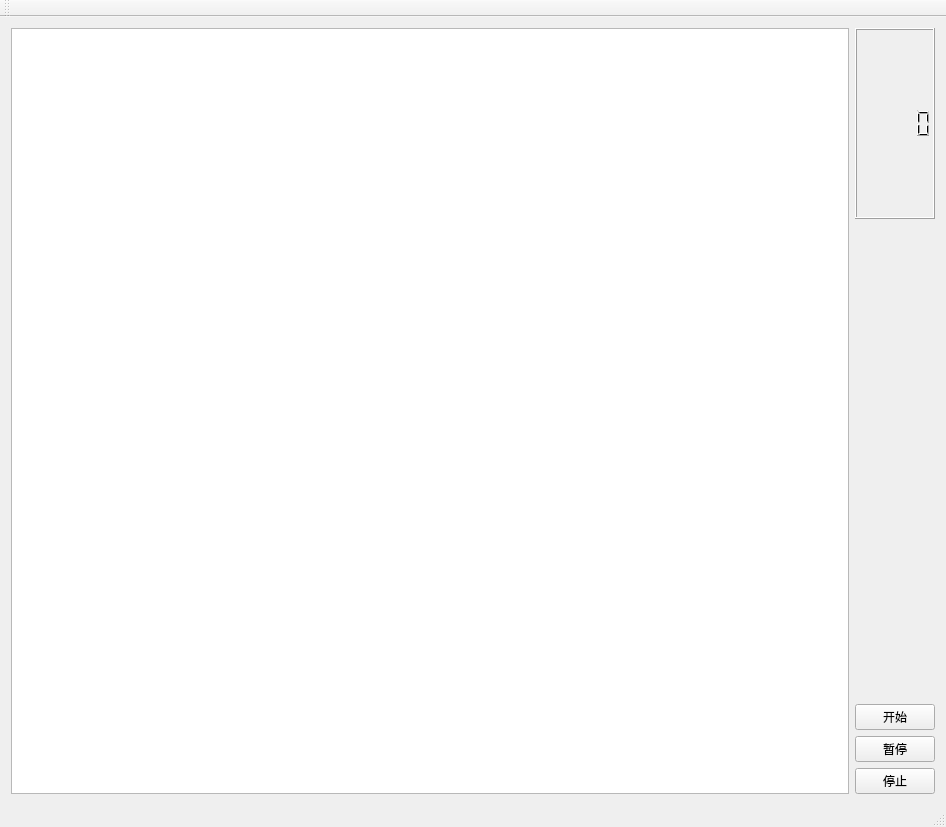
<?xml version="1.0" encoding="UTF-8"?>
<ui version="4.0">
 <class>MainWindow</class>
 <widget class="QMainWindow" name="MainWindow">
  <property name="geometry">
   <rect>
    <x>0</x>
    <y>0</y>
    <width>946</width>
    <height>827</height>
   </rect>
  </property>
  <property name="windowTitle">
   <string>打地鼠</string>
  </property>
  <widget class="QWidget" name="centralWidget">
   <layout class="QHBoxLayout" name="horizontalLayout">
    <item>
     <widget class="QGraphicsView" name="graphicsView"/>
    </item>
    <item>
     <layout class="QVBoxLayout" name="verticalLayout" stretch="2,5,1,1,1">
      <item>
       <widget class="QLCDNumber" name="lcdNumber"/>
      </item>
      <item>
       <spacer name="verticalSpacer">
        <property name="orientation">
         <enum>Qt::Vertical</enum>
        </property>
        <property name="sizeHint" stdset="0">
         <size>
          <width>20</width>
          <height>30</height>
         </size>
        </property>
       </spacer>
      </item>
      <item>
       <widget class="QPushButton" name="start">
        <property name="text">
         <string>开始</string>
        </property>
       </widget>
      </item>
      <item>
       <widget class="QPushButton" name="pause">
        <property name="text">
         <string>暂停</string>
        </property>
       </widget>
      </item>
      <item>
       <widget class="QPushButton" name="stop">
        <property name="text">
         <string>停止</string>
        </property>
       </widget>
      </item>
     </layout>
    </item>
   </layout>
  </widget>
  <widget class="QMenuBar" name="menuBar">
   <property name="geometry">
    <rect>
     <x>0</x>
     <y>0</y>
     <width>946</width>
     <height>26</height>
    </rect>
   </property>
  </widget>
  <widget class="QToolBar" name="mainToolBar">
   <attribute name="toolBarArea">
    <enum>TopToolBarArea</enum>
   </attribute>
   <attribute name="toolBarBreak">
    <bool>false</bool>
   </attribute>
  </widget>
  <widget class="QStatusBar" name="statusBar"/>
 </widget>
 <layoutdefault spacing="6" margin="11"/>
 <resources/>
 <connections/>
</ui>
